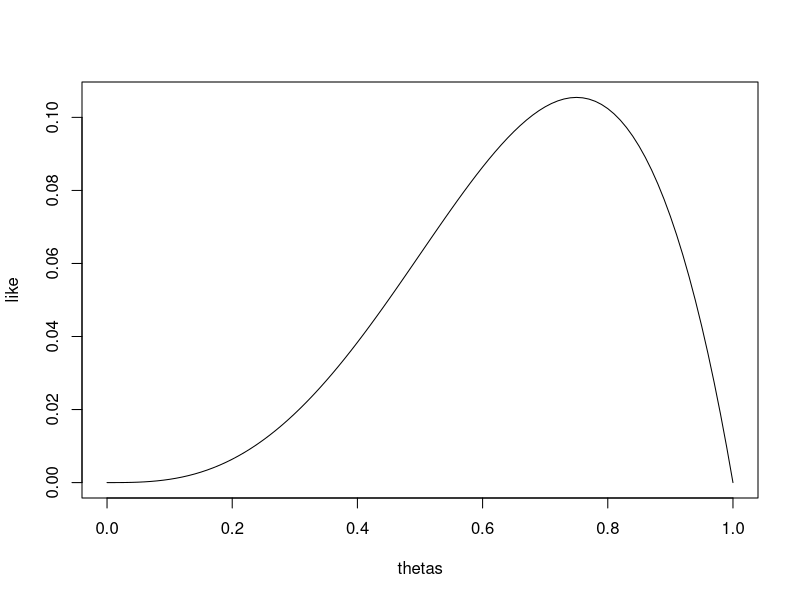
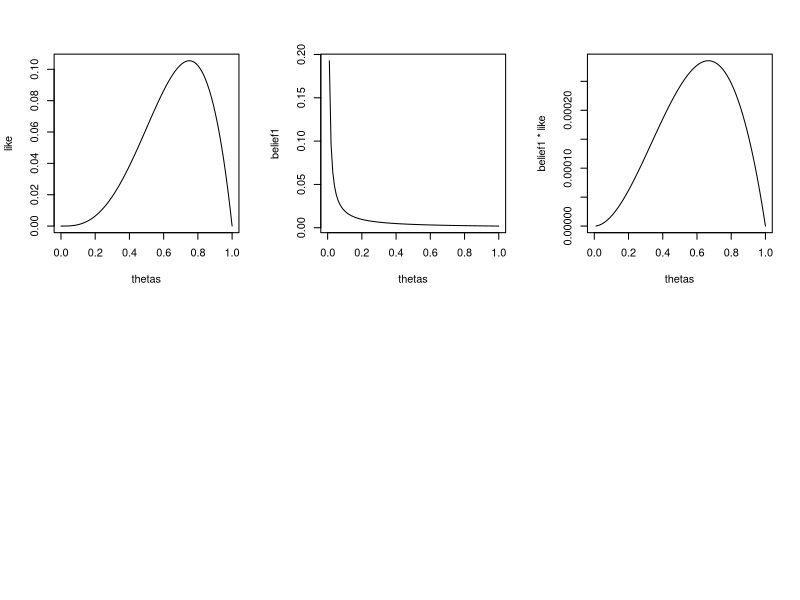
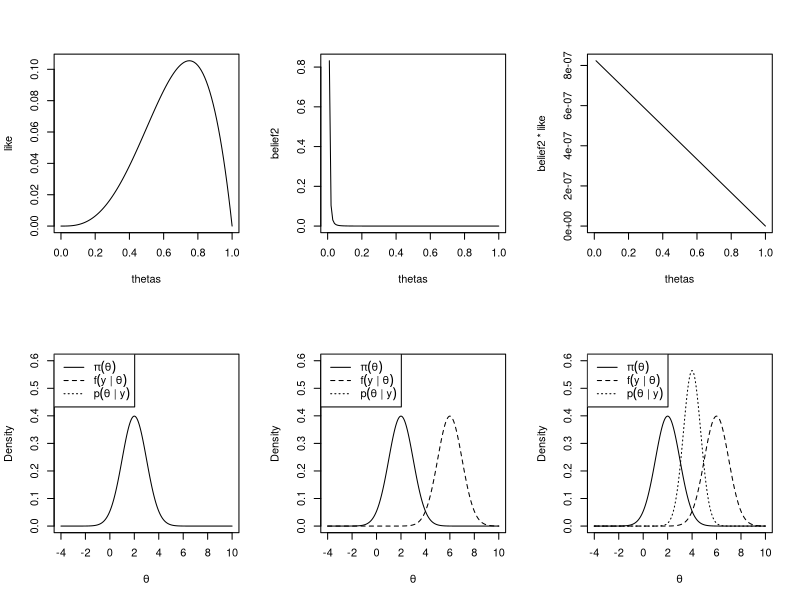
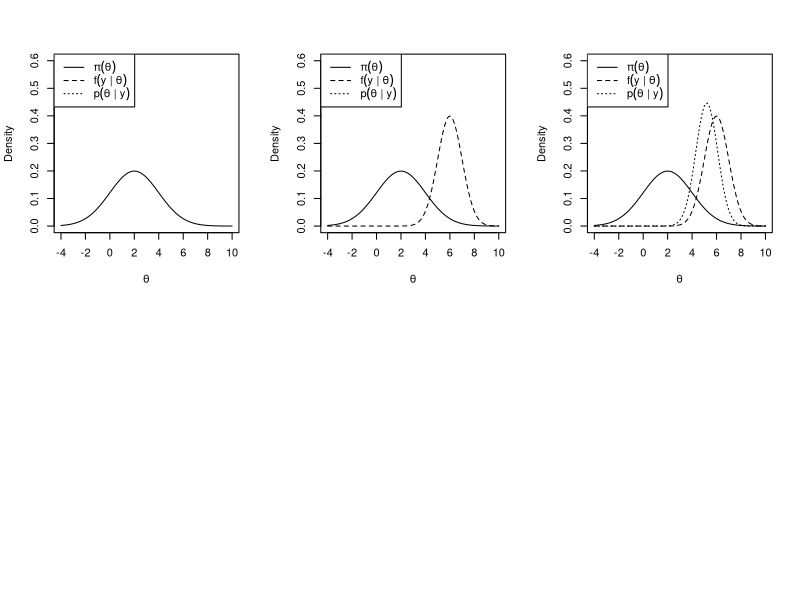

These figures' R source, in order:
thetas <- seq(0,1,0.01)

like <- c()
for (theta in thetas) like <- c(like, (theta^3)*(1-theta)^1)

plot(thetas,like, type="l")

# MLE
cat("estimate: ", thetas[which.max(like)])

tD <- 2*log(max(like)/like[6])
tD
# p-value
1-pchisq(tD,1)

# skeptical belief function
belief1 <- 1/thetas
belief1[1] <- NA
belief1 <- belief1/sum(belief1, na.rm=T)

par(mfrow=c(2,3))
plot(thetas,like,type="l")
plot(thetas,belief1,type="l")
plot(thetas,belief1*like,type="l")
cat("point estimate:", thetas[which.max(belief1*like)])


# very skeptical belief function
belief2 <- 1/thetas^3
belief2[1] <- NA
belief2 <- belief2/sum(belief2, na.rm=T)

par(mfrow=c(2,3))
plot(thetas,like,type="l")
plot(thetas,belief2,type="l")
plot(thetas,belief2*like,type="l")
cat("point estimate:", thetas[which.max(belief2*like)])



mu <- 2
tau <- 1

x <- seq(-4,10,0.01)
plot(x=x, dnorm(x=x, mean=mu, sd=tau), ylim=c(0,0.6),
     type="l", lty=1, ylab="Density", xlab=expression(theta), main="")
legend(x="topleft", legend=c(expression(pi(theta)),
                             expression(f(y~"|"~theta)), expression(p(theta~"|"~y))), lty=1:3)

plot(x=x, dnorm(x=x, mean=mu, sd=tau), ylim=c(0,0.6),
     type="l", lty=1, ylab="Density", xlab=expression(theta), main="")
legend(x="topleft", legend=c(expression(pi(theta)),
                             expression(f(y~"|"~theta)), expression(p(theta~"|"~y))), lty=1:3) # prior

# likelihood
y <- 6
sigma <- 1
points(x=x, y=dnorm(x=y, mean=x, sd=sigma), type="l", lty=2)


plot(x=x, dnorm(x=x, mean=mu, sd=tau), ylim=c(0,0.6),
     type="l", lty=1, ylab="Density", xlab=expression(theta), main="")
legend(x="topleft", legend=c(expression(pi(theta)),
                             expression(f(y~"|"~theta)), expression(p(theta~"|"~y))), lty=1:3) # prior

# likelihood
points(x=x, y=dnorm(x=y, mean=x, sd=sigma), type="l", lty=2) # likelihood

# posterior
B <- sigma^2/(sigma^2+tau^2)
postMean <- B*mu + (1-B)*y
postVar <- B*tau^2
points(x=x, y=dnorm(x=x, mean=postMean, sd=sqrt(postVar)), type="l", lty=3)



#### Increasing the sd in the prior distribution #######

mu <- 2
tau <- 2

x <- seq(-4,10,0.01)
plot(x=x, dnorm(x=x, mean=mu, sd=tau), ylim=c(0,0.6),
     type="l", lty=1, ylab="Density", xlab=expression(theta), main="")
legend(x="topleft", legend=c(expression(pi(theta)),
                             expression(f(y~"|"~theta)), expression(p(theta~"|"~y))), lty=1:3)

plot(x=x, dnorm(x=x, mean=mu, sd=tau), ylim=c(0,0.6),
     type="l", lty=1, ylab="Density", xlab=expression(theta), main="")
legend(x="topleft", legend=c(expression(pi(theta)),
                             expression(f(y~"|"~theta)), expression(p(theta~"|"~y))), lty=1:3) # prior

# likelihood
y <- 6
sigma <- 1
points(x=x, y=dnorm(x=y, mean=x, sd=sigma), type="l", lty=2)


plot(x=x, dnorm(x=x, mean=mu, sd=tau), ylim=c(0,0.6),
     type="l", lty=1, ylab="Density", xlab=expression(theta), main="")
legend(x="topleft", legend=c(expression(pi(theta)),
                             expression(f(y~"|"~theta)), expression(p(theta~"|"~y))), lty=1:3) # prior

# likelihood
points(x=x, y=dnorm(x=y, mean=x, sd=sigma), type="l", lty=2) # likelihood

# posterior
B <- sigma^2/(sigma^2+tau^2)
postMean <- B*mu + (1-B)*y
postVar <- B*tau^2
points(x=x, y=dnorm(x=x, mean=postMean, sd=sqrt(postVar)), type="l", lty=3)

 ############## PRACTICAL 1 #############


